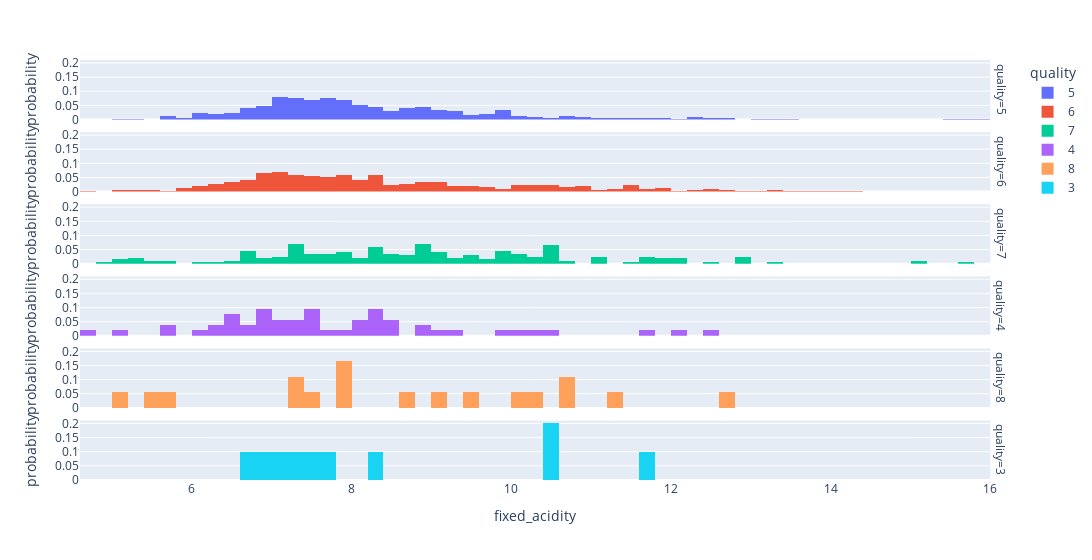
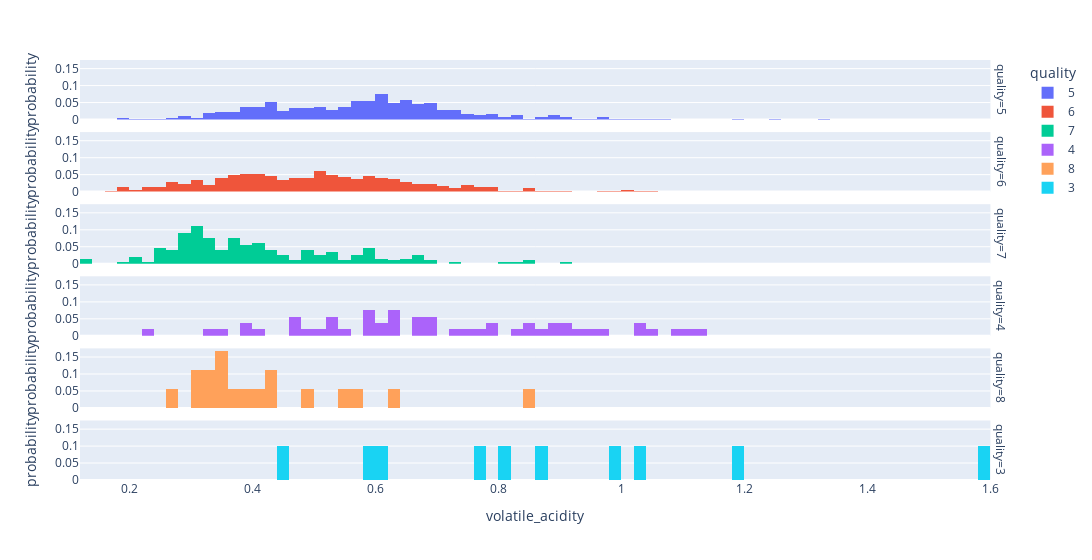
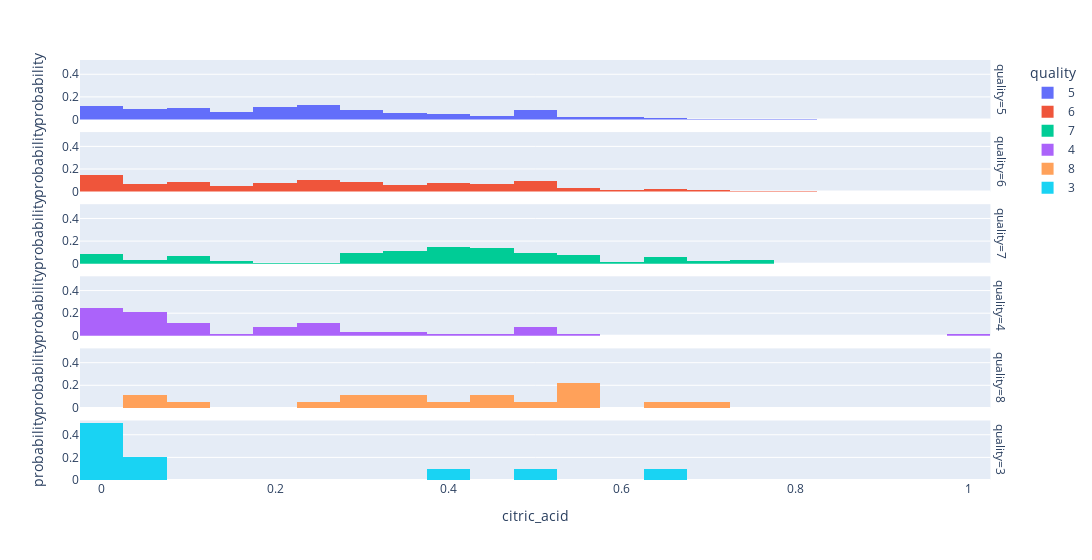
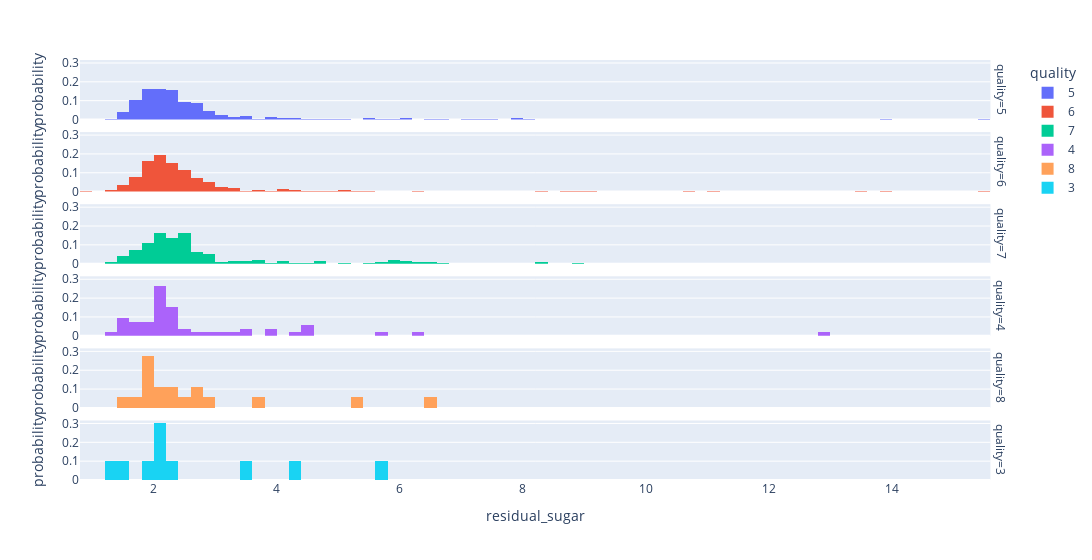

Notebook cell for these charts, in order:
### Code cell
num_features = [i for i in df.columns if i != "quality"]
for f in num_features:
    fig = px.histogram(df, f, color='quality', facet_row='quality', histnorm = 'probability', width=1500)
    fig.show()

### Figure 1 — Plotly figure (JSON) as saved in the notebook; plotly's stock layout.template omitted (floating-point values rounded to 4 significant figures; data arrays with more than 128 entries replaced by an {"elided": "..."} marker saying what was removed)
{"data": [{"alignmentgroup": "True", "bingroup": "x", "histnorm": "probability", "hovertemplate": "quality=5<br>fixed_acidity=%{x}<br>probability=%{y}<extra></extra>", "legendgroup": "5", "marker": {"color": "#636efa", "pattern": {"shape": ""}}, "name": "5", "offsetgroup": "5", "orientation": "v", "showlegend": true, "type": "histogram", "x": {"elided": "681 float values"}, "xaxis": "x6", "yaxis": "y6"}, {"alignmentgroup": "True", "bingroup": "x", "histnorm": "probability", "hovertemplate": "quality=6<br>fixed_acidity=%{x}<br>probability=%{y}<extra></extra>", "legendgroup": "6", "marker": {"color": "#EF553B", "pattern": {"shape": ""}}, "name": "6", "offsetgroup": "6", "orientation": "v", "showlegend": true, "type": "histogram", "x": {"elided": "638 float values"}, "xaxis": "x5", "yaxis": "y5"}, {"alignmentgroup": "True", "bingroup": "x", "histnorm": "probability", "hovertemplate": "quality=7<br>fixed_acidity=%{x}<br>probability=%{y}<extra></extra>", "legendgroup": "7", "marker": {"color": "#00cc96", "pattern": {"shape": ""}}, "name": "7", "offsetgroup": "7", "orientation": "v", "showlegend": true, "type": "histogram", "x": {"elided": "199 float values"}, "xaxis": "x4", "yaxis": "y4"}, {"alignmentgroup": "True", "bingroup": "x", "histnorm": "probability", "hovertemplate": "quality=4<br>fixed_acidity=%{x}<br>probability=%{y}<extra></extra>", "legendgroup": "4", "marker": {"color": "#ab63fa", "pattern": {"shape": ""}}, "name": "4", "offsetgroup": "4", "orientation": "v", "showlegend": true, "type": "histogram", "x": [7.4, 5.7, 8.8, 4.6, 8.3, 8.3, 5, 9.2, 7.6, 7.3, 7.9, 6.9, 8.4, 7, 8.1, 12.5, 10.5, 9.9, 8.2, 10.1, 8.3, 7.1, 7.5, 9.1, 7.5, 6.9, 7.5, 11.6, 7.3, 7.1, 8.4, 12, 6.5, 6.5, 8.8, 10.2, 6, 8.1, 6.5, 6.3, 8.2, 8.5, 7.5, 6.8, 8, 6.6, 6.4, 6.2, 6.7, 5.6, 7.2, 6.8, 6.9], "xaxis": "x3", "yaxis": "y3"}, {"alignmentgroup": "True", "bingroup": "x", "histnorm": "probability", "hovertemplate": "quality=8<br>fixed_acidity=%{x}<br>probability=%{y}<extra></extra>", "legendgroup": "8", "marker": {"color": "#FFA15A", "pattern": {"shape": ""}}, "name": "8", "offsetgroup": "8", "orientation": "v", "showlegend": true, "type": "histogram", "x": [7.9, 10.3, 5.6, 12.6, 11.3, 9.4, 10.7, 10.7, 5, 7.8, 9.1, 10, 7.9, 8.6, 5.5, 7.2, 7.2, 7.4], "xaxis": "x2", "yaxis": "y2"}, {"alignmentgroup": "True", "bingroup": "x", "histnorm": "probability", "hovertemplate": "quality=3<br>fixed_acidity=%{x}<br>probability=%{y}<extra></extra>", "legendgroup": "3", "marker": {"color": "#19d3f3", "pattern": {"shape": ""}}, "name": "3", "offsetgroup": "3", "orientation": "v", "showlegend": true, "type": "histogram", "x": [11.6, 10.4, 7.4, 10.4, 8.3, 7.6, 6.8, 7.3, 7.1, 6.7], "xaxis": "x", "yaxis": "y"}], "layout": {"annotations": [{"font": {}, "showarrow": false, "text": "quality=3", "textangle": 90, "x": 0.98, "xanchor": "left", "xref": "paper", "y": 0.07083, "yanchor": "middle", "yref": "paper"}, {"font": {}, "showarrow": false, "text": "quality=8", "textangle": 90, "x": 0.98, "xanchor": "left", "xref": "paper", "y": 0.2425, "yanchor": "middle", "yref": "paper"}, {"font": {}, "showarrow": false, "text": "quality=4", "textangle": 90, "x": 0.98, "xanchor": "left", "xref": "paper", "y": 0.4142, "yanchor": "middle", "yref": "paper"}, {"font": {}, "showarrow": false, "text": "quality=7", "textangle": 90, "x": 0.98, "xanchor": "left", "xref": "paper", "y": 0.5858, "yanchor": "middle", "yref": "paper"}, {"font": {}, "showarrow": false, "text": "quality=6", "textangle": 90, "x": 0.98, "xanchor": "left", "xref": "paper", "y": 0.7575, "yanchor": "middle", "yref": "paper"}, {"font": {}, "showarrow": false, "text": "quality=5", "textangle": 90, "x": 0.98, "xanchor": "left", "xref": "paper", "y": 0.9292, "yanchor": "middle", "yref": "paper"}], "barmode": "relative", "legend": {"title": {"text": "quality"}, "tracegroupgap": 0}, "margin": {"t": 60}, "width": 1500, "xaxis": {"anchor": "y", "domain": [0, 0.98], "title": {"text": "fixed_acidity"}}, "xaxis2": {"anchor": "y2", "domain": [0, 0.98], "matches": "x", "showticklabels": false}, "xaxis3": {"anchor": "y3", "domain": [0, 0.98], "matches": "x", "showticklabels": false}, "xaxis4": {"anchor": "y4", "domain": [0, 0.98], "matches": "x", "showticklabels": false}, "xaxis5": {"anchor": "y5", "domain": [0, 0.98], "matches": "x", "showticklabels": false}, "xaxis6": {"anchor": "y6", "domain": [0, 0.98], "matches": "x", "showticklabels": false}, "yaxis": {"anchor": "x", "domain": [0, 0.1417], "title": {"text": "probability"}}, "yaxis2": {"anchor": "x2", "domain": [0.1717, 0.3133], "matches": "y", "title": {"text": "probability"}}, "yaxis3": {"anchor": "x3", "domain": [0.3433, 0.485], "matches": "y", "title": {"text": "probability"}}, "yaxis4": {"anchor": "x4", "domain": [0.515, 0.6567], "matches": "y", "title": {"text": "probability"}}, "yaxis5": {"anchor": "x5", "domain": [0.6867, 0.8283], "matches": "y", "title": {"text": "probability"}}, "yaxis6": {"anchor": "x6", "domain": [0.8583, 1], "matches": "y", "title": {"text": "probability"}}}}

### Figure 2 — Plotly figure (JSON) as saved in the notebook; plotly's stock layout.template omitted (floating-point values rounded to 4 significant figures; data arrays with more than 128 entries replaced by an {"elided": "..."} marker saying what was removed)
{"data": [{"alignmentgroup": "True", "bingroup": "x", "histnorm": "probability", "hovertemplate": "quality=5<br>volatile_acidity=%{x}<br>probability=%{y}<extra></extra>", "legendgroup": "5", "marker": {"color": "#636efa", "pattern": {"shape": ""}}, "name": "5", "offsetgroup": "5", "orientation": "v", "showlegend": true, "type": "histogram", "x": {"elided": "681 float values"}, "xaxis": "x6", "yaxis": "y6"}, {"alignmentgroup": "True", "bingroup": "x", "histnorm": "probability", "hovertemplate": "quality=6<br>volatile_acidity=%{x}<br>probability=%{y}<extra></extra>", "legendgroup": "6", "marker": {"color": "#EF553B", "pattern": {"shape": ""}}, "name": "6", "offsetgroup": "6", "orientation": "v", "showlegend": true, "type": "histogram", "x": {"elided": "638 float values"}, "xaxis": "x5", "yaxis": "y5"}, {"alignmentgroup": "True", "bingroup": "x", "histnorm": "probability", "hovertemplate": "quality=7<br>volatile_acidity=%{x}<br>probability=%{y}<extra></extra>", "legendgroup": "7", "marker": {"color": "#00cc96", "pattern": {"shape": ""}}, "name": "7", "offsetgroup": "7", "orientation": "v", "showlegend": true, "type": "histogram", "x": {"elided": "199 float values"}, "xaxis": "x4", "yaxis": "y4"}, {"alignmentgroup": "True", "bingroup": "x", "histnorm": "probability", "hovertemplate": "quality=4<br>volatile_acidity=%{x}<br>probability=%{y}<extra></extra>", "legendgroup": "4", "marker": {"color": "#ab63fa", "pattern": {"shape": ""}}, "name": "4", "offsetgroup": "4", "orientation": "v", "showlegend": true, "type": "histogram", "x": [0.59, 1.13, 0.61, 0.52, 0.675, 0.625, 1.02, 0.52, 0.68, 0.55, 0.885, 1.09, 0.635, 0.975, 0.87, 0.46, 0.59, 0.5, 0.915, 0.935, 0.845, 0.84, 0.38, 0.765, 1.115, 0.39, 0.685, 0.47, 0.35, 0.47, 0.67, 0.63, 0.58, 0.88, 0.955, 0.23, 0.33, 0.73, 0.67, 1.02, 0.78, 0.4, 0.755, 0.68, 0.83, 0.61, 0.53, 0.785, 1.04, 0.62, 0.58, 0.91, 0.48], "xaxis": "x3", "yaxis": "y3"}, {"alignmentgroup": "True", "bingroup": "x", "histnorm": "probability", "hovertemplate": "quality=8<br>volatile_acidity=%{x}<br>probability=%{y}<extra></extra>", "legendgroup": "8", "marker": {"color": "#FFA15A", "pattern": {"shape": ""}}, "name": "8", "offsetgroup": "8", "orientation": "v", "showlegend": true, "type": "histogram", "x": [0.35, 0.32, 0.85, 0.31, 0.62, 0.3, 0.35, 0.35, 0.42, 0.57, 0.4, 0.26, 0.54, 0.42, 0.49, 0.33, 0.38, 0.36], "xaxis": "x2", "yaxis": "y2"}, {"alignmentgroup": "True", "bingroup": "x", "histnorm": "probability", "hovertemplate": "quality=3<br>volatile_acidity=%{x}<br>probability=%{y}<extra></extra>", "legendgroup": "3", "marker": {"color": "#19d3f3", "pattern": {"shape": ""}}, "name": "3", "offsetgroup": "3", "orientation": "v", "showlegend": true, "type": "histogram", "x": [0.58, 0.61, 1.185, 0.44, 1.02, 1.58, 0.815, 0.98, 0.875, 0.76], "xaxis": "x", "yaxis": "y"}], "layout": {"annotations": [{"font": {}, "showarrow": false, "text": "quality=3", "textangle": 90, "x": 0.98, "xanchor": "left", "xref": "paper", "y": 0.07083, "yanchor": "middle", "yref": "paper"}, {"font": {}, "showarrow": false, "text": "quality=8", "textangle": 90, "x": 0.98, "xanchor": "left", "xref": "paper", "y": 0.2425, "yanchor": "middle", "yref": "paper"}, {"font": {}, "showarrow": false, "text": "quality=4", "textangle": 90, "x": 0.98, "xanchor": "left", "xref": "paper", "y": 0.4142, "yanchor": "middle", "yref": "paper"}, {"font": {}, "showarrow": false, "text": "quality=7", "textangle": 90, "x": 0.98, "xanchor": "left", "xref": "paper", "y": 0.5858, "yanchor": "middle", "yref": "paper"}, {"font": {}, "showarrow": false, "text": "quality=6", "textangle": 90, "x": 0.98, "xanchor": "left", "xref": "paper", "y": 0.7575, "yanchor": "middle", "yref": "paper"}, {"font": {}, "showarrow": false, "text": "quality=5", "textangle": 90, "x": 0.98, "xanchor": "left", "xref": "paper", "y": 0.9292, "yanchor": "middle", "yref": "paper"}], "barmode": "relative", "legend": {"title": {"text": "quality"}, "tracegroupgap": 0}, "margin": {"t": 60}, "width": 1500, "xaxis": {"anchor": "y", "domain": [0, 0.98], "title": {"text": "volatile_acidity"}}, "xaxis2": {"anchor": "y2", "domain": [0, 0.98], "matches": "x", "showticklabels": false}, "xaxis3": {"anchor": "y3", "domain": [0, 0.98], "matches": "x", "showticklabels": false}, "xaxis4": {"anchor": "y4", "domain": [0, 0.98], "matches": "x", "showticklabels": false}, "xaxis5": {"anchor": "y5", "domain": [0, 0.98], "matches": "x", "showticklabels": false}, "xaxis6": {"anchor": "y6", "domain": [0, 0.98], "matches": "x", "showticklabels": false}, "yaxis": {"anchor": "x", "domain": [0, 0.1417], "title": {"text": "probability"}}, "yaxis2": {"anchor": "x2", "domain": [0.1717, 0.3133], "matches": "y", "title": {"text": "probability"}}, "yaxis3": {"anchor": "x3", "domain": [0.3433, 0.485], "matches": "y", "title": {"text": "probability"}}, "yaxis4": {"anchor": "x4", "domain": [0.515, 0.6567], "matches": "y", "title": {"text": "probability"}}, "yaxis5": {"anchor": "x5", "domain": [0.6867, 0.8283], "matches": "y", "title": {"text": "probability"}}, "yaxis6": {"anchor": "x6", "domain": [0.8583, 1], "matches": "y", "title": {"text": "probability"}}}}

### Figure 3 — Plotly figure (JSON) as saved in the notebook; plotly's stock layout.template omitted (floating-point values rounded to 4 significant figures; data arrays with more than 128 entries replaced by an {"elided": "..."} marker saying what was removed)
{"data": [{"alignmentgroup": "True", "bingroup": "x", "histnorm": "probability", "hovertemplate": "quality=5<br>citric_acid=%{x}<br>probability=%{y}<extra></extra>", "legendgroup": "5", "marker": {"color": "#636efa", "pattern": {"shape": ""}}, "name": "5", "offsetgroup": "5", "orientation": "v", "showlegend": true, "type": "histogram", "x": {"elided": "681 float values"}, "xaxis": "x6", "yaxis": "y6"}, {"alignmentgroup": "True", "bingroup": "x", "histnorm": "probability", "hovertemplate": "quality=6<br>citric_acid=%{x}<br>probability=%{y}<extra></extra>", "legendgroup": "6", "marker": {"color": "#EF553B", "pattern": {"shape": ""}}, "name": "6", "offsetgroup": "6", "orientation": "v", "showlegend": true, "type": "histogram", "x": {"elided": "638 float values"}, "xaxis": "x5", "yaxis": "y5"}, {"alignmentgroup": "True", "bingroup": "x", "histnorm": "probability", "hovertemplate": "quality=7<br>citric_acid=%{x}<br>probability=%{y}<extra></extra>", "legendgroup": "7", "marker": {"color": "#00cc96", "pattern": {"shape": ""}}, "name": "7", "offsetgroup": "7", "orientation": "v", "showlegend": true, "type": "histogram", "x": {"elided": "199 float values"}, "xaxis": "x4", "yaxis": "y4"}, {"alignmentgroup": "True", "bingroup": "x", "histnorm": "probability", "hovertemplate": "quality=4<br>citric_acid=%{x}<br>probability=%{y}<extra></extra>", "legendgroup": "4", "marker": {"color": "#ab63fa", "pattern": {"shape": ""}}, "name": "4", "offsetgroup": "4", "orientation": "v", "showlegend": true, "type": "histogram", "x": [0.08, 0.09, 0.3, 0.15, 0.26, 0.2, 0.04, 1, 0.02, 0.03, 0.03, 0.06, 0.36, 0.04, 0, 0.49, 0.49, 0.24, 0.27, 0.22, 0.01, 0.02, 0.48, 0.04, 0.1, 0.24, 0.07, 0.44, 0.24, 0, 0.19, 0.5, 0, 0.03, 0.05, 0.37, 0.32, 0, 0, 0, 0, 0.4, 0, 0.09, 0.27, 0, 0.09, 0, 0.08, 0.03, 0.54, 0.06, 0.2], "xaxis": "x3", "yaxis": "y3"}, {"alignmentgroup": "True", "bingroup": "x", "histnorm": "probability", "hovertemplate": "quality=8<br>citric_acid=%{x}<br>probability=%{y}<extra></extra>", "legendgroup": "8", "marker": {"color": "#FFA15A", "pattern": {"shape": ""}}, "name": "8", "offsetgroup": "8", "orientation": "v", "showlegend": true, "type": "histogram", "x": [0.46, 0.45, 0.05, 0.72, 0.67, 0.56, 0.53, 0.53, 0.24, 0.09, 0.5, 0.54, 0.34, 0.39, 0.03, 0.33, 0.31, 0.3], "xaxis": "x2", "yaxis": "y2"}, {"alignmentgroup": "True", "bingroup": "x", "histnorm": "probability", "hovertemplate": "quality=3<br>citric_acid=%{x}<br>probability=%{y}<extra></extra>", "legendgroup": "3", "marker": {"color": "#19d3f3", "pattern": {"shape": ""}}, "name": "3", "offsetgroup": "3", "orientation": "v", "showlegend": true, "type": "histogram", "x": [0.66, 0.49, 0, 0.42, 0.02, 0, 0, 0.05, 0.05, 0.02], "xaxis": "x", "yaxis": "y"}], "layout": {"annotations": [{"font": {}, "showarrow": false, "text": "quality=3", "textangle": 90, "x": 0.98, "xanchor": "left", "xref": "paper", "y": 0.07083, "yanchor": "middle", "yref": "paper"}, {"font": {}, "showarrow": false, "text": "quality=8", "textangle": 90, "x": 0.98, "xanchor": "left", "xref": "paper", "y": 0.2425, "yanchor": "middle", "yref": "paper"}, {"font": {}, "showarrow": false, "text": "quality=4", "textangle": 90, "x": 0.98, "xanchor": "left", "xref": "paper", "y": 0.4142, "yanchor": "middle", "yref": "paper"}, {"font": {}, "showarrow": false, "text": "quality=7", "textangle": 90, "x": 0.98, "xanchor": "left", "xref": "paper", "y": 0.5858, "yanchor": "middle", "yref": "paper"}, {"font": {}, "showarrow": false, "text": "quality=6", "textangle": 90, "x": 0.98, "xanchor": "left", "xref": "paper", "y": 0.7575, "yanchor": "middle", "yref": "paper"}, {"font": {}, "showarrow": false, "text": "quality=5", "textangle": 90, "x": 0.98, "xanchor": "left", "xref": "paper", "y": 0.9292, "yanchor": "middle", "yref": "paper"}], "barmode": "relative", "legend": {"title": {"text": "quality"}, "tracegroupgap": 0}, "margin": {"t": 60}, "width": 1500, "xaxis": {"anchor": "y", "domain": [0, 0.98], "title": {"text": "citric_acid"}}, "xaxis2": {"anchor": "y2", "domain": [0, 0.98], "matches": "x", "showticklabels": false}, "xaxis3": {"anchor": "y3", "domain": [0, 0.98], "matches": "x", "showticklabels": false}, "xaxis4": {"anchor": "y4", "domain": [0, 0.98], "matches": "x", "showticklabels": false}, "xaxis5": {"anchor": "y5", "domain": [0, 0.98], "matches": "x", "showticklabels": false}, "xaxis6": {"anchor": "y6", "domain": [0, 0.98], "matches": "x", "showticklabels": false}, "yaxis": {"anchor": "x", "domain": [0, 0.1417], "title": {"text": "probability"}}, "yaxis2": {"anchor": "x2", "domain": [0.1717, 0.3133], "matches": "y", "title": {"text": "probability"}}, "yaxis3": {"anchor": "x3", "domain": [0.3433, 0.485], "matches": "y", "title": {"text": "probability"}}, "yaxis4": {"anchor": "x4", "domain": [0.515, 0.6567], "matches": "y", "title": {"text": "probability"}}, "yaxis5": {"anchor": "x5", "domain": [0.6867, 0.8283], "matches": "y", "title": {"text": "probability"}}, "yaxis6": {"anchor": "x6", "domain": [0.8583, 1], "matches": "y", "title": {"text": "probability"}}}}

### Figure 4 — Plotly figure (JSON) as saved in the notebook; plotly's stock layout.template omitted (floating-point values rounded to 4 significant figures; data arrays with more than 128 entries replaced by an {"elided": "..."} marker saying what was removed)
{"data": [{"alignmentgroup": "True", "bingroup": "x", "histnorm": "probability", "hovertemplate": "quality=5<br>residual_sugar=%{x}<br>probability=%{y}<extra></extra>", "legendgroup": "5", "marker": {"color": "#636efa", "pattern": {"shape": ""}}, "name": "5", "offsetgroup": "5", "orientation": "v", "showlegend": true, "type": "histogram", "x": {"elided": "681 float values"}, "xaxis": "x6", "yaxis": "y6"}, {"alignmentgroup": "True", "bingroup": "x", "histnorm": "probability", "hovertemplate": "quality=6<br>residual_sugar=%{x}<br>probability=%{y}<extra></extra>", "legendgroup": "6", "marker": {"color": "#EF553B", "pattern": {"shape": ""}}, "name": "6", "offsetgroup": "6", "orientation": "v", "showlegend": true, "type": "histogram", "x": {"elided": "638 float values"}, "xaxis": "x5", "yaxis": "y5"}, {"alignmentgroup": "True", "bingroup": "x", "histnorm": "probability", "hovertemplate": "quality=7<br>residual_sugar=%{x}<br>probability=%{y}<extra></extra>", "legendgroup": "7", "marker": {"color": "#00cc96", "pattern": {"shape": ""}}, "name": "7", "offsetgroup": "7", "orientation": "v", "showlegend": true, "type": "histogram", "x": {"elided": "199 float values"}, "xaxis": "x4", "yaxis": "y4"}, {"alignmentgroup": "True", "bingroup": "x", "histnorm": "probability", "hovertemplate": "quality=4<br>residual_sugar=%{x}<br>probability=%{y}<extra></extra>", "legendgroup": "4", "marker": {"color": "#ab63fa", "pattern": {"shape": ""}}, "name": "4", "offsetgroup": "4", "orientation": "v", "showlegend": true, "type": "histogram", "x": [4.4, 1.5, 2.8, 2.1, 2.1, 1.5, 1.4, 3.4, 1.3, 1.6, 1.8, 2.1, 2, 2, 3.3, 4.5, 2.1, 2.3, 2.1, 3.4, 2.2, 4.4, 2.6, 1.6, 3.1, 2.1, 2.5, 1.6, 2, 2.2, 2.2, 1.4, 2.2, 5.6, 1.8, 2.2, 12.9, 2.5, 4.3, 2, 2.2, 6.3, 1.9, 3.9, 2, 1.6, 3.9, 2.1, 2.3, 1.5, 2.1, 2, 1.9], "xaxis": "x3", "yaxis": "y3"}, {"alignmentgroup": "True", "bingroup": "x", "histnorm": "probability", "hovertemplate": "quality=8<br>residual_sugar=%{x}<br>probability=%{y}<extra></extra>", "legendgroup": "8", "marker": {"color": "#FFA15A", "pattern": {"shape": ""}}, "name": "8", "offsetgroup": "8", "orientation": "v", "showlegend": true, "type": "histogram", "x": [3.6, 6.4, 1.4, 2.2, 5.2, 2.8, 2.6, 2.6, 2, 2.3, 1.8, 1.9, 2.5, 1.8, 1.8, 1.7, 2, 1.8], "xaxis": "x2", "yaxis": "y2"}, {"alignmentgroup": "True", "bingroup": "x", "histnorm": "probability", "hovertemplate": "quality=3<br>residual_sugar=%{x}<br>probability=%{y}<extra></extra>", "legendgroup": "3", "marker": {"color": "#19d3f3", "pattern": {"shape": ""}}, "name": "3", "offsetgroup": "3", "orientation": "v", "showlegend": true, "type": "histogram", "x": [2.2, 2.1, 4.25, 1.5, 3.4, 2.1, 1.2, 2.1, 5.7, 1.8], "xaxis": "x", "yaxis": "y"}], "layout": {"annotations": [{"font": {}, "showarrow": false, "text": "quality=3", "textangle": 90, "x": 0.98, "xanchor": "left", "xref": "paper", "y": 0.07083, "yanchor": "middle", "yref": "paper"}, {"font": {}, "showarrow": false, "text": "quality=8", "textangle": 90, "x": 0.98, "xanchor": "left", "xref": "paper", "y": 0.2425, "yanchor": "middle", "yref": "paper"}, {"font": {}, "showarrow": false, "text": "quality=4", "textangle": 90, "x": 0.98, "xanchor": "left", "xref": "paper", "y": 0.4142, "yanchor": "middle", "yref": "paper"}, {"font": {}, "showarrow": false, "text": "quality=7", "textangle": 90, "x": 0.98, "xanchor": "left", "xref": "paper", "y": 0.5858, "yanchor": "middle", "yref": "paper"}, {"font": {}, "showarrow": false, "text": "quality=6", "textangle": 90, "x": 0.98, "xanchor": "left", "xref": "paper", "y": 0.7575, "yanchor": "middle", "yref": "paper"}, {"font": {}, "showarrow": false, "text": "quality=5", "textangle": 90, "x": 0.98, "xanchor": "left", "xref": "paper", "y": 0.9292, "yanchor": "middle", "yref": "paper"}], "barmode": "relative", "legend": {"title": {"text": "quality"}, "tracegroupgap": 0}, "margin": {"t": 60}, "width": 1500, "xaxis": {"anchor": "y", "domain": [0, 0.98], "title": {"text": "residual_sugar"}}, "xaxis2": {"anchor": "y2", "domain": [0, 0.98], "matches": "x", "showticklabels": false}, "xaxis3": {"anchor": "y3", "domain": [0, 0.98], "matches": "x", "showticklabels": false}, "xaxis4": {"anchor": "y4", "domain": [0, 0.98], "matches": "x", "showticklabels": false}, "xaxis5": {"anchor": "y5", "domain": [0, 0.98], "matches": "x", "showticklabels": false}, "xaxis6": {"anchor": "y6", "domain": [0, 0.98], "matches": "x", "showticklabels": false}, "yaxis": {"anchor": "x", "domain": [0, 0.1417], "title": {"text": "probability"}}, "yaxis2": {"anchor": "x2", "domain": [0.1717, 0.3133], "matches": "y", "title": {"text": "probability"}}, "yaxis3": {"anchor": "x3", "domain": [0.3433, 0.485], "matches": "y", "title": {"text": "probability"}}, "yaxis4": {"anchor": "x4", "domain": [0.515, 0.6567], "matches": "y", "title": {"text": "probability"}}, "yaxis5": {"anchor": "x5", "domain": [0.6867, 0.8283], "matches": "y", "title": {"text": "probability"}}, "yaxis6": {"anchor": "x6", "domain": [0.8583, 1], "matches": "y", "title": {"text": "probability"}}}}
